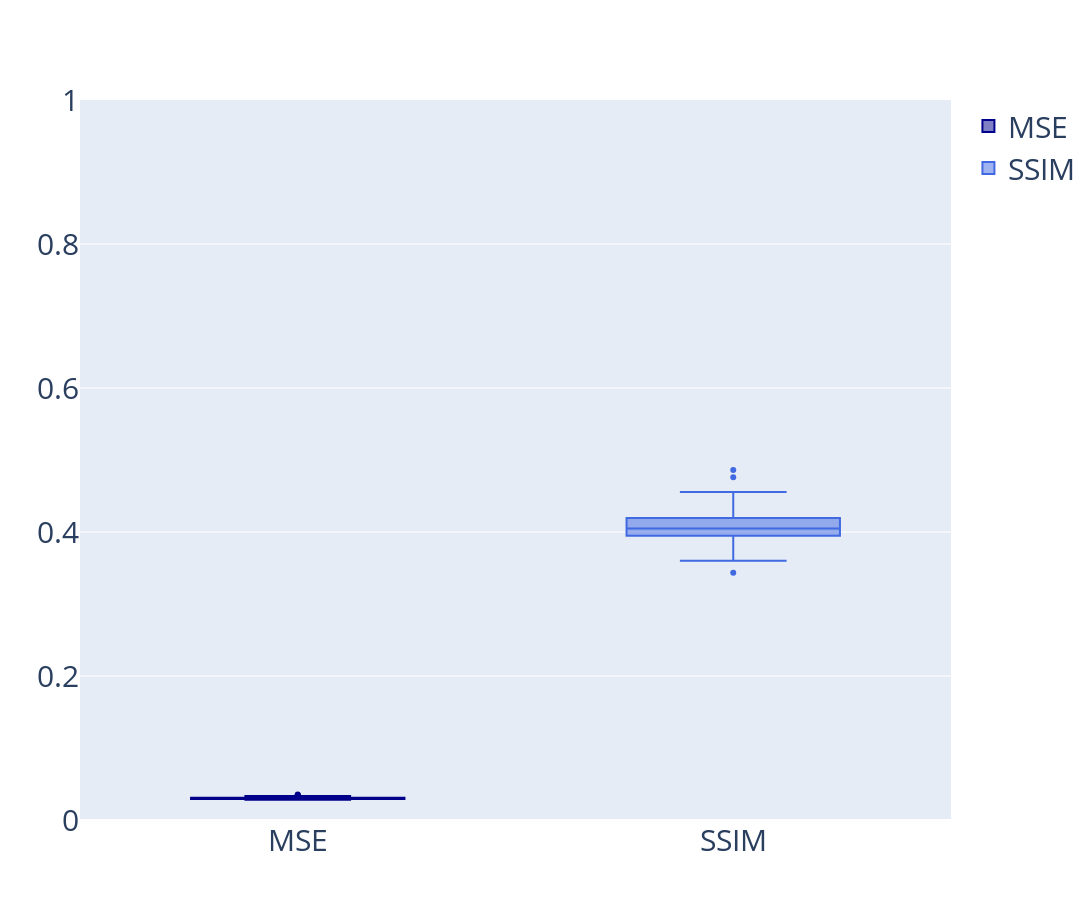

Notebook code for this chart:
### Code cell
y0 = df.mse_noiseless
y1 = df.ssim_noiseless

fig = go.Figure()
fig.add_trace(go.Box(y=y0, name='MSE',
                marker_color = 'darkblue'))
fig.add_trace(go.Box(y=y1, name = 'SSIM',
                marker_color = 'royalblue'))
fig.update_layout(
    autosize=False,
    width=1200,
    height=900,
    yaxis=dict(
        # title_text="Y-axis Title",
        # ticktext=["Very long label", "long label", "3", "label"],
        # tickvals=,
        tickmode="array",
        titlefont=dict(size=30),
    ),
    yaxis_range=[0,1],
    font=dict(size=30),
)
fig.show(renderer="jupyterlab")
# fig.write_image(model.RUN_DIR + f'boxplot_metrics_snr_{model.params["snr"]}_{model.params["dataset"]}.png')
